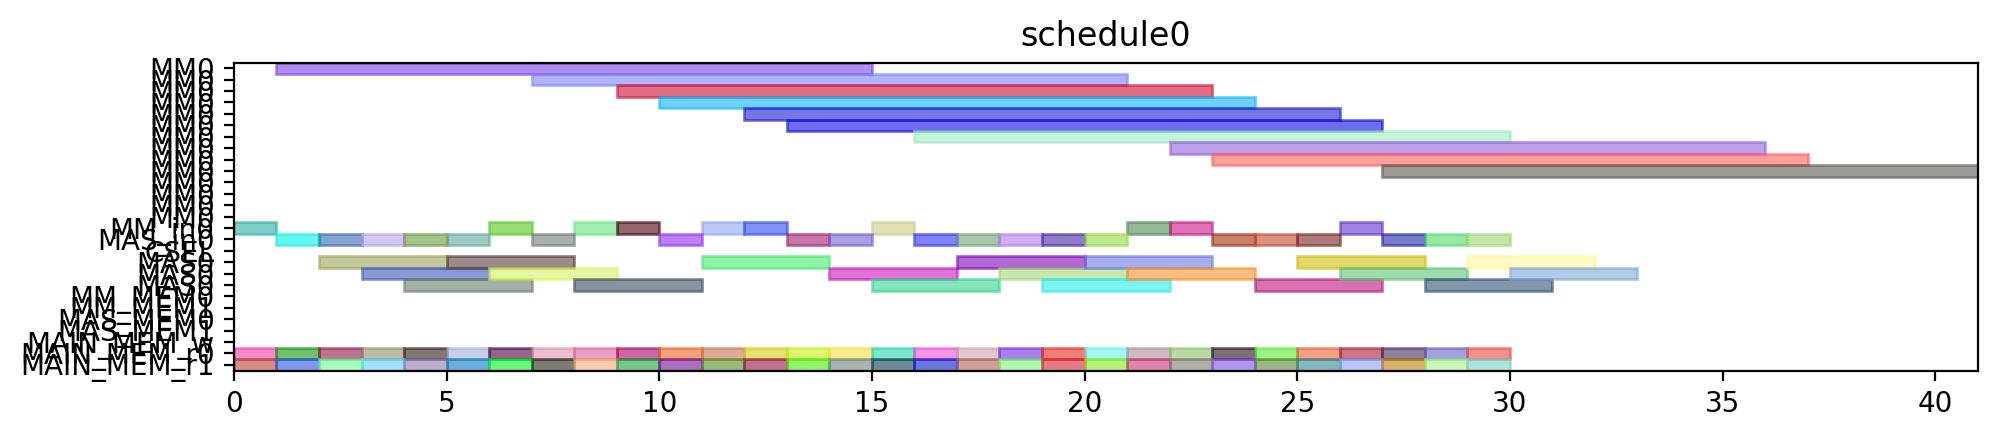

Generate this figure with Python:
from pyschedule import Scenario, solvers, plotters, alt


def solve():
	horizon = 131
	S = Scenario("schedule0", horizon=horizon)

	# resource
	MM = S.Resources('MM', num=1, size=14)
	MM_in = S.Resources('MM_in', num=1)
	MAS_in = S.Resources('MAS_in', num=1)
	CSEL = S.Resource('CSEL')
	MAS = S.Resources('MAS', num=1, size=3, periods=range(1, horizon))
	MM_MEM = S.Resources('MM_MEM', num=2)
	MAS_MEM = S.Resources('MAS_MEM', num=2)
	MAIN_MEM_w = S.Resource('MAIN_MEM_w', size=1)
	MAIN_MEM_r = S.Resources('MAIN_MEM_r', num=2)

	# result of previous scheduling

	# new tasks
	c_aa_a1_0 = S.Task('c_aa_a1_0', length=3, delay_cost=1)
	c_aa_a1_0 += alt(MAS)
	c_aa_a1_0_in = S.Task('c_aa_a1_0_in', length=1, delay_cost=1)
	c_aa_a1_0_in += alt(MAS_in)
	S += c_aa_a1_0_in*MAS_in[0]<=c_aa_a1_0*MAS[0]

	c_aa_a1_0_mem0 = S.Task('c_aa_a1_0_mem0', length=1, delay_cost=1)
	c_aa_a1_0_mem0 += MAIN_MEM_r[0]
	S += c_aa_a1_0_mem0 <= c_aa_a1_0

	c_aa_a1_0_mem1 = S.Task('c_aa_a1_0_mem1', length=1, delay_cost=1)
	c_aa_a1_0_mem1 += MAIN_MEM_r[1]
	S += c_aa_a1_0_mem1 <= c_aa_a1_0

	c_aa_a1_1 = S.Task('c_aa_a1_1', length=3, delay_cost=1)
	c_aa_a1_1 += alt(MAS)
	c_aa_a1_1_in = S.Task('c_aa_a1_1_in', length=1, delay_cost=1)
	c_aa_a1_1_in += alt(MAS_in)
	S += c_aa_a1_1_in*MAS_in[0]<=c_aa_a1_1*MAS[0]

	c_aa_a1_1_mem0 = S.Task('c_aa_a1_1_mem0', length=1, delay_cost=1)
	c_aa_a1_1_mem0 += MAIN_MEM_r[0]
	S += c_aa_a1_1_mem0 <= c_aa_a1_1

	c_aa_a1_1_mem1 = S.Task('c_aa_a1_1_mem1', length=1, delay_cost=1)
	c_aa_a1_1_mem1 += MAIN_MEM_r[1]
	S += c_aa_a1_1_mem1 <= c_aa_a1_1

	c_aa_t10 = S.Task('c_aa_t10', length=3, delay_cost=1)
	c_aa_t10 += alt(MAS)
	c_aa_t10_in = S.Task('c_aa_t10_in', length=1, delay_cost=1)
	c_aa_t10_in += alt(MAS_in)
	S += c_aa_t10_in*MAS_in[0]<=c_aa_t10*MAS[0]

	c_aa_t10_mem0 = S.Task('c_aa_t10_mem0', length=1, delay_cost=1)
	c_aa_t10_mem0 += MAIN_MEM_r[0]
	S += c_aa_t10_mem0 <= c_aa_t10

	c_aa_t10_mem1 = S.Task('c_aa_t10_mem1', length=1, delay_cost=1)
	c_aa_t10_mem1 += MAIN_MEM_r[1]
	S += c_aa_t10_mem1 <= c_aa_t10

	c_aa_t11 = S.Task('c_aa_t11', length=3, delay_cost=1)
	c_aa_t11 += alt(MAS)
	c_aa_t11_in = S.Task('c_aa_t11_in', length=1, delay_cost=1)
	c_aa_t11_in += alt(MAS_in)
	S += c_aa_t11_in*MAS_in[0]<=c_aa_t11*MAS[0]

	c_aa_t11_mem0 = S.Task('c_aa_t11_mem0', length=1, delay_cost=1)
	c_aa_t11_mem0 += MAIN_MEM_r[0]
	S += c_aa_t11_mem0 <= c_aa_t11

	c_aa_t11_mem1 = S.Task('c_aa_t11_mem1', length=1, delay_cost=1)
	c_aa_t11_mem1 += MAIN_MEM_r[1]
	S += c_aa_t11_mem1 <= c_aa_t11

	c_aa_t3_t0 = S.Task('c_aa_t3_t0', length=14, delay_cost=1)
	c_aa_t3_t0 += alt(MM)
	c_aa_t3_t0_in = S.Task('c_aa_t3_t0_in', length=1, delay_cost=1)
	c_aa_t3_t0_in += alt(MM_in)
	S += c_aa_t3_t0_in*MM_in[0]<=c_aa_t3_t0*MM[0]
	c_aa_t3_t0_mem0 = S.Task('c_aa_t3_t0_mem0', length=1, delay_cost=1)
	c_aa_t3_t0_mem0 += MAIN_MEM_r[0]
	S += c_aa_t3_t0_mem0 <= c_aa_t3_t0

	c_aa_t3_t0_mem1 = S.Task('c_aa_t3_t0_mem1', length=1, delay_cost=1)
	c_aa_t3_t0_mem1 += MAIN_MEM_r[1]
	S += c_aa_t3_t0_mem1 <= c_aa_t3_t0

	c_aa_t3_t1 = S.Task('c_aa_t3_t1', length=14, delay_cost=1)
	c_aa_t3_t1 += alt(MM)
	c_aa_t3_t1_in = S.Task('c_aa_t3_t1_in', length=1, delay_cost=1)
	c_aa_t3_t1_in += alt(MM_in)
	S += c_aa_t3_t1_in*MM_in[0]<=c_aa_t3_t1*MM[0]
	c_aa_t3_t1_mem0 = S.Task('c_aa_t3_t1_mem0', length=1, delay_cost=1)
	c_aa_t3_t1_mem0 += MAIN_MEM_r[0]
	S += c_aa_t3_t1_mem0 <= c_aa_t3_t1

	c_aa_t3_t1_mem1 = S.Task('c_aa_t3_t1_mem1', length=1, delay_cost=1)
	c_aa_t3_t1_mem1 += MAIN_MEM_r[1]
	S += c_aa_t3_t1_mem1 <= c_aa_t3_t1

	c_aa_t3_t2 = S.Task('c_aa_t3_t2', length=3, delay_cost=1)
	c_aa_t3_t2 += alt(MAS)
	c_aa_t3_t2_in = S.Task('c_aa_t3_t2_in', length=1, delay_cost=1)
	c_aa_t3_t2_in += alt(MAS_in)
	S += c_aa_t3_t2_in*MAS_in[0]<=c_aa_t3_t2*MAS[0]

	c_aa_t3_t2_mem0 = S.Task('c_aa_t3_t2_mem0', length=1, delay_cost=1)
	c_aa_t3_t2_mem0 += MAIN_MEM_r[0]
	S += c_aa_t3_t2_mem0 <= c_aa_t3_t2

	c_aa_t3_t2_mem1 = S.Task('c_aa_t3_t2_mem1', length=1, delay_cost=1)
	c_aa_t3_t2_mem1 += MAIN_MEM_r[1]
	S += c_aa_t3_t2_mem1 <= c_aa_t3_t2

	c_aa_t3_t3 = S.Task('c_aa_t3_t3', length=3, delay_cost=1)
	c_aa_t3_t3 += alt(MAS)
	c_aa_t3_t3_in = S.Task('c_aa_t3_t3_in', length=1, delay_cost=1)
	c_aa_t3_t3_in += alt(MAS_in)
	S += c_aa_t3_t3_in*MAS_in[0]<=c_aa_t3_t3*MAS[0]

	c_aa_t3_t3_mem0 = S.Task('c_aa_t3_t3_mem0', length=1, delay_cost=1)
	c_aa_t3_t3_mem0 += MAIN_MEM_r[0]
	S += c_aa_t3_t3_mem0 <= c_aa_t3_t3

	c_aa_t3_t3_mem1 = S.Task('c_aa_t3_t3_mem1', length=1, delay_cost=1)
	c_aa_t3_t3_mem1 += MAIN_MEM_r[1]
	S += c_aa_t3_t3_mem1 <= c_aa_t3_t3

	c_bb_a1_0 = S.Task('c_bb_a1_0', length=3, delay_cost=1)
	c_bb_a1_0 += alt(MAS)
	c_bb_a1_0_in = S.Task('c_bb_a1_0_in', length=1, delay_cost=1)
	c_bb_a1_0_in += alt(MAS_in)
	S += c_bb_a1_0_in*MAS_in[0]<=c_bb_a1_0*MAS[0]

	c_bb_a1_0_mem0 = S.Task('c_bb_a1_0_mem0', length=1, delay_cost=1)
	c_bb_a1_0_mem0 += MAIN_MEM_r[0]
	S += c_bb_a1_0_mem0 <= c_bb_a1_0

	c_bb_a1_0_mem1 = S.Task('c_bb_a1_0_mem1', length=1, delay_cost=1)
	c_bb_a1_0_mem1 += MAIN_MEM_r[1]
	S += c_bb_a1_0_mem1 <= c_bb_a1_0

	c_bb_a1_1 = S.Task('c_bb_a1_1', length=3, delay_cost=1)
	c_bb_a1_1 += alt(MAS)
	c_bb_a1_1_in = S.Task('c_bb_a1_1_in', length=1, delay_cost=1)
	c_bb_a1_1_in += alt(MAS_in)
	S += c_bb_a1_1_in*MAS_in[0]<=c_bb_a1_1*MAS[0]

	c_bb_a1_1_mem0 = S.Task('c_bb_a1_1_mem0', length=1, delay_cost=1)
	c_bb_a1_1_mem0 += MAIN_MEM_r[0]
	S += c_bb_a1_1_mem0 <= c_bb_a1_1

	c_bb_a1_1_mem1 = S.Task('c_bb_a1_1_mem1', length=1, delay_cost=1)
	c_bb_a1_1_mem1 += MAIN_MEM_r[1]
	S += c_bb_a1_1_mem1 <= c_bb_a1_1

	c_bb_t10 = S.Task('c_bb_t10', length=3, delay_cost=1)
	c_bb_t10 += alt(MAS)
	c_bb_t10_in = S.Task('c_bb_t10_in', length=1, delay_cost=1)
	c_bb_t10_in += alt(MAS_in)
	S += c_bb_t10_in*MAS_in[0]<=c_bb_t10*MAS[0]

	c_bb_t10_mem0 = S.Task('c_bb_t10_mem0', length=1, delay_cost=1)
	c_bb_t10_mem0 += MAIN_MEM_r[0]
	S += c_bb_t10_mem0 <= c_bb_t10

	c_bb_t10_mem1 = S.Task('c_bb_t10_mem1', length=1, delay_cost=1)
	c_bb_t10_mem1 += MAIN_MEM_r[1]
	S += c_bb_t10_mem1 <= c_bb_t10

	c_bb_t11 = S.Task('c_bb_t11', length=3, delay_cost=1)
	c_bb_t11 += alt(MAS)
	c_bb_t11_in = S.Task('c_bb_t11_in', length=1, delay_cost=1)
	c_bb_t11_in += alt(MAS_in)
	S += c_bb_t11_in*MAS_in[0]<=c_bb_t11*MAS[0]

	c_bb_t11_mem0 = S.Task('c_bb_t11_mem0', length=1, delay_cost=1)
	c_bb_t11_mem0 += MAIN_MEM_r[0]
	S += c_bb_t11_mem0 <= c_bb_t11

	c_bb_t11_mem1 = S.Task('c_bb_t11_mem1', length=1, delay_cost=1)
	c_bb_t11_mem1 += MAIN_MEM_r[1]
	S += c_bb_t11_mem1 <= c_bb_t11

	c_bb_t3_t0 = S.Task('c_bb_t3_t0', length=14, delay_cost=1)
	c_bb_t3_t0 += alt(MM)
	c_bb_t3_t0_in = S.Task('c_bb_t3_t0_in', length=1, delay_cost=1)
	c_bb_t3_t0_in += alt(MM_in)
	S += c_bb_t3_t0_in*MM_in[0]<=c_bb_t3_t0*MM[0]
	c_bb_t3_t0_mem0 = S.Task('c_bb_t3_t0_mem0', length=1, delay_cost=1)
	c_bb_t3_t0_mem0 += MAIN_MEM_r[0]
	S += c_bb_t3_t0_mem0 <= c_bb_t3_t0

	c_bb_t3_t0_mem1 = S.Task('c_bb_t3_t0_mem1', length=1, delay_cost=1)
	c_bb_t3_t0_mem1 += MAIN_MEM_r[1]
	S += c_bb_t3_t0_mem1 <= c_bb_t3_t0

	c_bb_t3_t1 = S.Task('c_bb_t3_t1', length=14, delay_cost=1)
	c_bb_t3_t1 += alt(MM)
	c_bb_t3_t1_in = S.Task('c_bb_t3_t1_in', length=1, delay_cost=1)
	c_bb_t3_t1_in += alt(MM_in)
	S += c_bb_t3_t1_in*MM_in[0]<=c_bb_t3_t1*MM[0]
	c_bb_t3_t1_mem0 = S.Task('c_bb_t3_t1_mem0', length=1, delay_cost=1)
	c_bb_t3_t1_mem0 += MAIN_MEM_r[0]
	S += c_bb_t3_t1_mem0 <= c_bb_t3_t1

	c_bb_t3_t1_mem1 = S.Task('c_bb_t3_t1_mem1', length=1, delay_cost=1)
	c_bb_t3_t1_mem1 += MAIN_MEM_r[1]
	S += c_bb_t3_t1_mem1 <= c_bb_t3_t1

	c_bb_t3_t2 = S.Task('c_bb_t3_t2', length=3, delay_cost=1)
	c_bb_t3_t2 += alt(MAS)
	c_bb_t3_t2_in = S.Task('c_bb_t3_t2_in', length=1, delay_cost=1)
	c_bb_t3_t2_in += alt(MAS_in)
	S += c_bb_t3_t2_in*MAS_in[0]<=c_bb_t3_t2*MAS[0]

	c_bb_t3_t2_mem0 = S.Task('c_bb_t3_t2_mem0', length=1, delay_cost=1)
	c_bb_t3_t2_mem0 += MAIN_MEM_r[0]
	S += c_bb_t3_t2_mem0 <= c_bb_t3_t2

	c_bb_t3_t2_mem1 = S.Task('c_bb_t3_t2_mem1', length=1, delay_cost=1)
	c_bb_t3_t2_mem1 += MAIN_MEM_r[1]
	S += c_bb_t3_t2_mem1 <= c_bb_t3_t2

	c_bb_t3_t3 = S.Task('c_bb_t3_t3', length=3, delay_cost=1)
	c_bb_t3_t3 += alt(MAS)
	c_bb_t3_t3_in = S.Task('c_bb_t3_t3_in', length=1, delay_cost=1)
	c_bb_t3_t3_in += alt(MAS_in)
	S += c_bb_t3_t3_in*MAS_in[0]<=c_bb_t3_t3*MAS[0]

	c_bb_t3_t3_mem0 = S.Task('c_bb_t3_t3_mem0', length=1, delay_cost=1)
	c_bb_t3_t3_mem0 += MAIN_MEM_r[0]
	S += c_bb_t3_t3_mem0 <= c_bb_t3_t3

	c_bb_t3_t3_mem1 = S.Task('c_bb_t3_t3_mem1', length=1, delay_cost=1)
	c_bb_t3_t3_mem1 += MAIN_MEM_r[1]
	S += c_bb_t3_t3_mem1 <= c_bb_t3_t3

	c_cc_a1_0 = S.Task('c_cc_a1_0', length=3, delay_cost=1)
	c_cc_a1_0 += alt(MAS)
	c_cc_a1_0_in = S.Task('c_cc_a1_0_in', length=1, delay_cost=1)
	c_cc_a1_0_in += alt(MAS_in)
	S += c_cc_a1_0_in*MAS_in[0]<=c_cc_a1_0*MAS[0]

	c_cc_a1_0_mem0 = S.Task('c_cc_a1_0_mem0', length=1, delay_cost=1)
	c_cc_a1_0_mem0 += MAIN_MEM_r[0]
	S += c_cc_a1_0_mem0 <= c_cc_a1_0

	c_cc_a1_0_mem1 = S.Task('c_cc_a1_0_mem1', length=1, delay_cost=1)
	c_cc_a1_0_mem1 += MAIN_MEM_r[1]
	S += c_cc_a1_0_mem1 <= c_cc_a1_0

	c_cc_a1_1 = S.Task('c_cc_a1_1', length=3, delay_cost=1)
	c_cc_a1_1 += alt(MAS)
	c_cc_a1_1_in = S.Task('c_cc_a1_1_in', length=1, delay_cost=1)
	c_cc_a1_1_in += alt(MAS_in)
	S += c_cc_a1_1_in*MAS_in[0]<=c_cc_a1_1*MAS[0]

	c_cc_a1_1_mem0 = S.Task('c_cc_a1_1_mem0', length=1, delay_cost=1)
	c_cc_a1_1_mem0 += MAIN_MEM_r[0]
	S += c_cc_a1_1_mem0 <= c_cc_a1_1

	c_cc_a1_1_mem1 = S.Task('c_cc_a1_1_mem1', length=1, delay_cost=1)
	c_cc_a1_1_mem1 += MAIN_MEM_r[1]
	S += c_cc_a1_1_mem1 <= c_cc_a1_1

	c_cc_t10 = S.Task('c_cc_t10', length=3, delay_cost=1)
	c_cc_t10 += alt(MAS)
	c_cc_t10_in = S.Task('c_cc_t10_in', length=1, delay_cost=1)
	c_cc_t10_in += alt(MAS_in)
	S += c_cc_t10_in*MAS_in[0]<=c_cc_t10*MAS[0]

	c_cc_t10_mem0 = S.Task('c_cc_t10_mem0', length=1, delay_cost=1)
	c_cc_t10_mem0 += MAIN_MEM_r[0]
	S += c_cc_t10_mem0 <= c_cc_t10

	c_cc_t10_mem1 = S.Task('c_cc_t10_mem1', length=1, delay_cost=1)
	c_cc_t10_mem1 += MAIN_MEM_r[1]
	S += c_cc_t10_mem1 <= c_cc_t10

	c_cc_t11 = S.Task('c_cc_t11', length=3, delay_cost=1)
	c_cc_t11 += alt(MAS)
	c_cc_t11_in = S.Task('c_cc_t11_in', length=1, delay_cost=1)
	c_cc_t11_in += alt(MAS_in)
	S += c_cc_t11_in*MAS_in[0]<=c_cc_t11*MAS[0]

	c_cc_t11_mem0 = S.Task('c_cc_t11_mem0', length=1, delay_cost=1)
	c_cc_t11_mem0 += MAIN_MEM_r[0]
	S += c_cc_t11_mem0 <= c_cc_t11

	c_cc_t11_mem1 = S.Task('c_cc_t11_mem1', length=1, delay_cost=1)
	c_cc_t11_mem1 += MAIN_MEM_r[1]
	S += c_cc_t11_mem1 <= c_cc_t11

	c_cc_t3_t0 = S.Task('c_cc_t3_t0', length=14, delay_cost=1)
	c_cc_t3_t0 += alt(MM)
	c_cc_t3_t0_in = S.Task('c_cc_t3_t0_in', length=1, delay_cost=1)
	c_cc_t3_t0_in += alt(MM_in)
	S += c_cc_t3_t0_in*MM_in[0]<=c_cc_t3_t0*MM[0]
	c_cc_t3_t0_mem0 = S.Task('c_cc_t3_t0_mem0', length=1, delay_cost=1)
	c_cc_t3_t0_mem0 += MAIN_MEM_r[0]
	S += c_cc_t3_t0_mem0 <= c_cc_t3_t0

	c_cc_t3_t0_mem1 = S.Task('c_cc_t3_t0_mem1', length=1, delay_cost=1)
	c_cc_t3_t0_mem1 += MAIN_MEM_r[1]
	S += c_cc_t3_t0_mem1 <= c_cc_t3_t0

	c_cc_t3_t1 = S.Task('c_cc_t3_t1', length=14, delay_cost=1)
	c_cc_t3_t1 += alt(MM)
	c_cc_t3_t1_in = S.Task('c_cc_t3_t1_in', length=1, delay_cost=1)
	c_cc_t3_t1_in += alt(MM_in)
	S += c_cc_t3_t1_in*MM_in[0]<=c_cc_t3_t1*MM[0]
	c_cc_t3_t1_mem0 = S.Task('c_cc_t3_t1_mem0', length=1, delay_cost=1)
	c_cc_t3_t1_mem0 += MAIN_MEM_r[0]
	S += c_cc_t3_t1_mem0 <= c_cc_t3_t1

	c_cc_t3_t1_mem1 = S.Task('c_cc_t3_t1_mem1', length=1, delay_cost=1)
	c_cc_t3_t1_mem1 += MAIN_MEM_r[1]
	S += c_cc_t3_t1_mem1 <= c_cc_t3_t1

	c_cc_t3_t2 = S.Task('c_cc_t3_t2', length=3, delay_cost=1)
	c_cc_t3_t2 += alt(MAS)
	c_cc_t3_t2_in = S.Task('c_cc_t3_t2_in', length=1, delay_cost=1)
	c_cc_t3_t2_in += alt(MAS_in)
	S += c_cc_t3_t2_in*MAS_in[0]<=c_cc_t3_t2*MAS[0]

	c_cc_t3_t2_mem0 = S.Task('c_cc_t3_t2_mem0', length=1, delay_cost=1)
	c_cc_t3_t2_mem0 += MAIN_MEM_r[0]
	S += c_cc_t3_t2_mem0 <= c_cc_t3_t2

	c_cc_t3_t2_mem1 = S.Task('c_cc_t3_t2_mem1', length=1, delay_cost=1)
	c_cc_t3_t2_mem1 += MAIN_MEM_r[1]
	S += c_cc_t3_t2_mem1 <= c_cc_t3_t2

	c_cc_t3_t3 = S.Task('c_cc_t3_t3', length=3, delay_cost=1)
	c_cc_t3_t3 += alt(MAS)
	c_cc_t3_t3_in = S.Task('c_cc_t3_t3_in', length=1, delay_cost=1)
	c_cc_t3_t3_in += alt(MAS_in)
	S += c_cc_t3_t3_in*MAS_in[0]<=c_cc_t3_t3*MAS[0]

	c_cc_t3_t3_mem0 = S.Task('c_cc_t3_t3_mem0', length=1, delay_cost=1)
	c_cc_t3_t3_mem0 += MAIN_MEM_r[0]
	S += c_cc_t3_t3_mem0 <= c_cc_t3_t3

	c_cc_t3_t3_mem1 = S.Task('c_cc_t3_t3_mem1', length=1, delay_cost=1)
	c_cc_t3_t3_mem1 += MAIN_MEM_r[1]
	S += c_cc_t3_t3_mem1 <= c_cc_t3_t3

	c_ab_t0_t0 = S.Task('c_ab_t0_t0', length=14, delay_cost=1)
	c_ab_t0_t0 += alt(MM)
	c_ab_t0_t0_in = S.Task('c_ab_t0_t0_in', length=1, delay_cost=1)
	c_ab_t0_t0_in += alt(MM_in)
	S += c_ab_t0_t0_in*MM_in[0]<=c_ab_t0_t0*MM[0]
	c_ab_t0_t0_mem0 = S.Task('c_ab_t0_t0_mem0', length=1, delay_cost=1)
	c_ab_t0_t0_mem0 += MAIN_MEM_r[0]
	S += c_ab_t0_t0_mem0 <= c_ab_t0_t0

	c_ab_t0_t0_mem1 = S.Task('c_ab_t0_t0_mem1', length=1, delay_cost=1)
	c_ab_t0_t0_mem1 += MAIN_MEM_r[1]
	S += c_ab_t0_t0_mem1 <= c_ab_t0_t0

	c_ab_t0_t1 = S.Task('c_ab_t0_t1', length=14, delay_cost=1)
	c_ab_t0_t1 += alt(MM)
	c_ab_t0_t1_in = S.Task('c_ab_t0_t1_in', length=1, delay_cost=1)
	c_ab_t0_t1_in += alt(MM_in)
	S += c_ab_t0_t1_in*MM_in[0]<=c_ab_t0_t1*MM[0]
	c_ab_t0_t1_mem0 = S.Task('c_ab_t0_t1_mem0', length=1, delay_cost=1)
	c_ab_t0_t1_mem0 += MAIN_MEM_r[0]
	S += c_ab_t0_t1_mem0 <= c_ab_t0_t1

	c_ab_t0_t1_mem1 = S.Task('c_ab_t0_t1_mem1', length=1, delay_cost=1)
	c_ab_t0_t1_mem1 += MAIN_MEM_r[1]
	S += c_ab_t0_t1_mem1 <= c_ab_t0_t1

	c_ab_t0_t2 = S.Task('c_ab_t0_t2', length=3, delay_cost=1)
	c_ab_t0_t2 += alt(MAS)
	c_ab_t0_t2_in = S.Task('c_ab_t0_t2_in', length=1, delay_cost=1)
	c_ab_t0_t2_in += alt(MAS_in)
	S += c_ab_t0_t2_in*MAS_in[0]<=c_ab_t0_t2*MAS[0]

	c_ab_t0_t2_mem0 = S.Task('c_ab_t0_t2_mem0', length=1, delay_cost=1)
	c_ab_t0_t2_mem0 += MAIN_MEM_r[0]
	S += c_ab_t0_t2_mem0 <= c_ab_t0_t2

	c_ab_t0_t2_mem1 = S.Task('c_ab_t0_t2_mem1', length=1, delay_cost=1)
	c_ab_t0_t2_mem1 += MAIN_MEM_r[1]
	S += c_ab_t0_t2_mem1 <= c_ab_t0_t2

	c_ab_t0_t3 = S.Task('c_ab_t0_t3', length=3, delay_cost=1)
	c_ab_t0_t3 += alt(MAS)
	c_ab_t0_t3_in = S.Task('c_ab_t0_t3_in', length=1, delay_cost=1)
	c_ab_t0_t3_in += alt(MAS_in)
	S += c_ab_t0_t3_in*MAS_in[0]<=c_ab_t0_t3*MAS[0]

	c_ab_t0_t3_mem0 = S.Task('c_ab_t0_t3_mem0', length=1, delay_cost=1)
	c_ab_t0_t3_mem0 += MAIN_MEM_r[0]
	S += c_ab_t0_t3_mem0 <= c_ab_t0_t3

	c_ab_t0_t3_mem1 = S.Task('c_ab_t0_t3_mem1', length=1, delay_cost=1)
	c_ab_t0_t3_mem1 += MAIN_MEM_r[1]
	S += c_ab_t0_t3_mem1 <= c_ab_t0_t3

	c_ab_t1_t0 = S.Task('c_ab_t1_t0', length=14, delay_cost=1)
	c_ab_t1_t0 += alt(MM)
	c_ab_t1_t0_in = S.Task('c_ab_t1_t0_in', length=1, delay_cost=1)
	c_ab_t1_t0_in += alt(MM_in)
	S += c_ab_t1_t0_in*MM_in[0]<=c_ab_t1_t0*MM[0]
	c_ab_t1_t0_mem0 = S.Task('c_ab_t1_t0_mem0', length=1, delay_cost=1)
	c_ab_t1_t0_mem0 += MAIN_MEM_r[0]
	S += c_ab_t1_t0_mem0 <= c_ab_t1_t0

	c_ab_t1_t0_mem1 = S.Task('c_ab_t1_t0_mem1', length=1, delay_cost=1)
	c_ab_t1_t0_mem1 += MAIN_MEM_r[1]
	S += c_ab_t1_t0_mem1 <= c_ab_t1_t0

	c_ab_t1_t1 = S.Task('c_ab_t1_t1', length=14, delay_cost=1)
	c_ab_t1_t1 += alt(MM)
	c_ab_t1_t1_in = S.Task('c_ab_t1_t1_in', length=1, delay_cost=1)
	c_ab_t1_t1_in += alt(MM_in)
	S += c_ab_t1_t1_in*MM_in[0]<=c_ab_t1_t1*MM[0]
	c_ab_t1_t1_mem0 = S.Task('c_ab_t1_t1_mem0', length=1, delay_cost=1)
	c_ab_t1_t1_mem0 += MAIN_MEM_r[0]
	S += c_ab_t1_t1_mem0 <= c_ab_t1_t1

	c_ab_t1_t1_mem1 = S.Task('c_ab_t1_t1_mem1', length=1, delay_cost=1)
	c_ab_t1_t1_mem1 += MAIN_MEM_r[1]
	S += c_ab_t1_t1_mem1 <= c_ab_t1_t1

	solvers.mip.solve(S,msg=1,kind='CPLEX',ratio_gap=1.01)

	solution = [['hoge']*len(S.solution()[1]) for i in range(len(S.solution()))]
	for i in range(len(S.solution())):
		for j in range(len(S.solution()[i])):
			solution[i][j]=str(S.solution()[i][j])
	print(solution)

	cycles = int(solution[-1][3])

	pic_file_name = "/mnt/rose/usr1/fukuda/ABE/multiRAM_multiMAS_16mux/scheduling_result/stage14MM1_stage3MAS1/FP12_INV_BEFORE_FPINV/schedule0.png"
	if(S.solution() != []):
		plotters.matplotlib.plot(S,img_filename=pic_file_name, show_task_labels=False, fig_size=(cycles*0.25+3, 2))

	return solution
